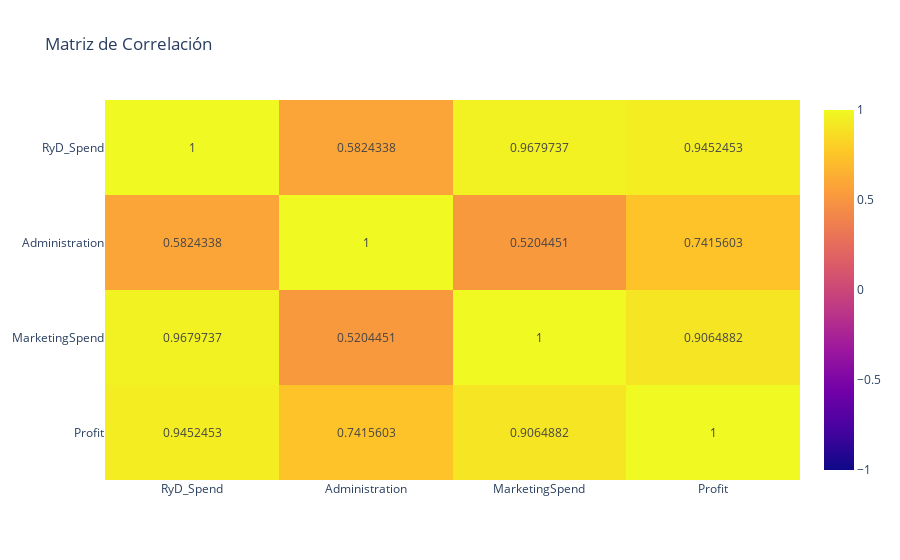

Notebook code for this chart:
### Code cell
corr_matrix = df_companies_filtered[
    ['RyD_Spend','Administration','MarketingSpend', 'Profit']].corr()
px.imshow(corr_matrix,
          text_auto=True,
          aspect='auto',
          zmin=-1,
          zmax=1, title= 'Matriz de Correlación')

### Figure 1 — Plotly figure (JSON) as saved in the notebook; plotly's stock layout.template omitted (floating-point values rounded to 4 significant figures)
{"data": [{"coloraxis": "coloraxis", "hovertemplate": "x: %{x}<br>y: %{y}<br>color: %{z}<extra></extra>", "name": "0", "texttemplate": "%{z}", "type": "heatmap", "x": ["RyD_Spend", "Administration", "MarketingSpend", "Profit"], "xaxis": "x", "y": ["RyD_Spend", "Administration", "MarketingSpend", "Profit"], "yaxis": "y", "z": [[1, 0.5824, 0.968, 0.9452], [0.5824, 1, 0.5204, 0.7416], [0.968, 0.5204, 1, 0.9065], [0.9452, 0.7416, 0.9065, 1]]}], "layout": {"coloraxis": {"cmax": 1, "cmin": -1, "colorscale": [[0, "#0d0887"], [0.1111, "#46039f"], [0.2222, "#7201a8"], [0.3333, "#9c179e"], [0.4444, "#bd3786"], [0.5556, "#d8576b"], [0.6667, "#ed7953"], [0.7778, "#fb9f3a"], [0.8889, "#fdca26"], [1, "#f0f921"]]}, "title": {"text": "Matriz de Correlación"}, "xaxis": {"anchor": "y", "domain": [0, 1]}, "yaxis": {"anchor": "x", "autorange": "reversed", "domain": [0, 1]}}}
